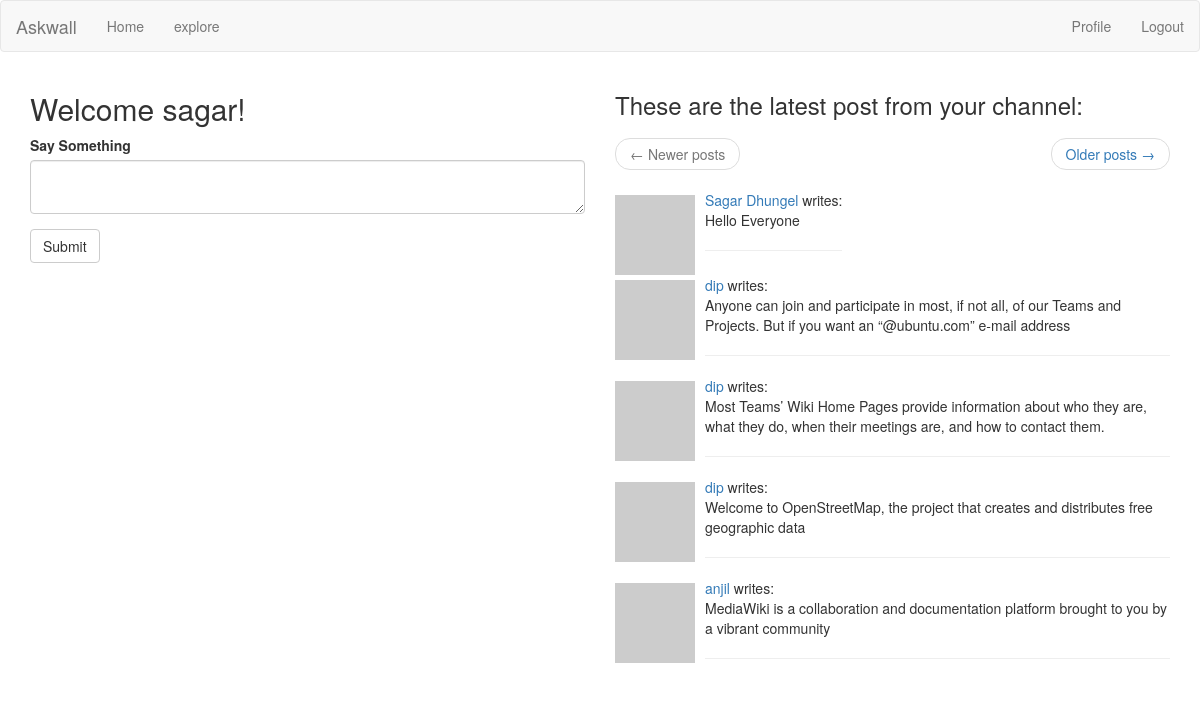
Before: /index (signed in) with the older database file.
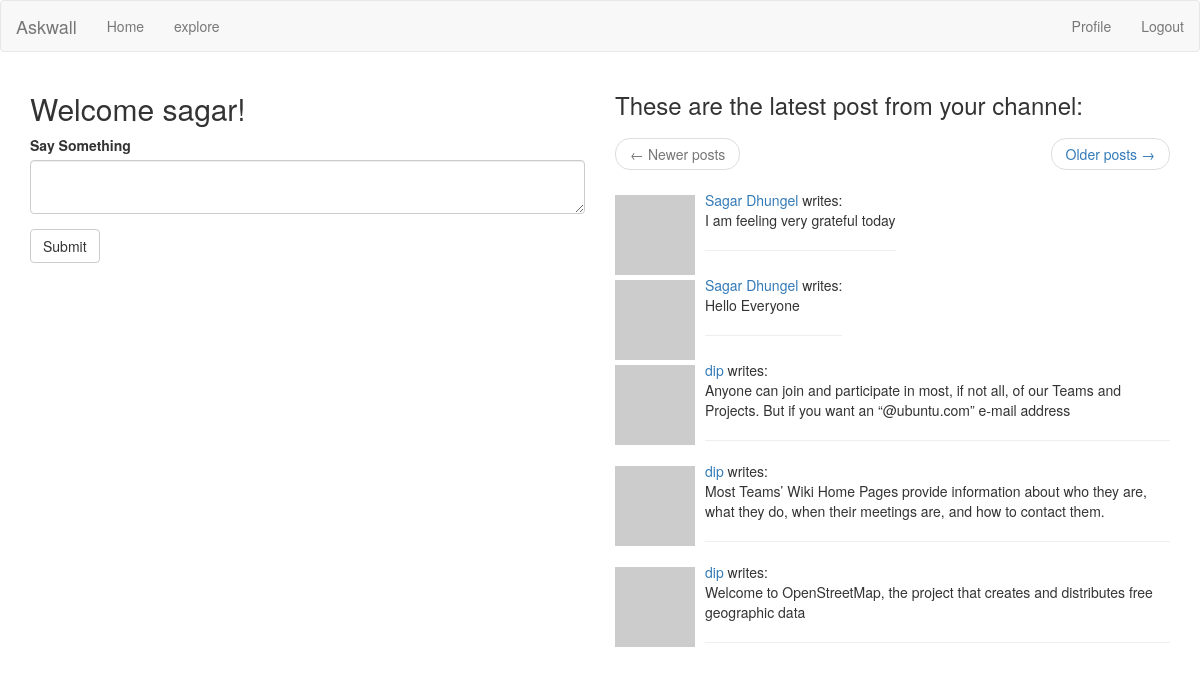
After: the same page with the newer database file.
### app/models.py (models this page shows, shortened)
class User(UserMixin, db.Model):
	id = db.Column(db.Integer, primary_key= True)
	username = db.Column(db.String(64), index = True)
	profile_name = db.Column(db.String(64))
	email = db.Column(db.String(120), index = True)
	password_hash = db.Column(db.String(128))
	posts = db.relationship('Post', backref='author', lazy='dynamic')
	about_me = db.Column(db.String(150))
	last_seen = db.Column(db.DateTime, default=datetime.utcnow)
	followed = db.relationship(
		'User', secondary=followers,
		primaryjoin = (followers.c.follower_id == id),
		secondaryjoin = (followers.c.followed_id == id),
		backref = db.backref('followers', lazy='dynamic'), lazy ='dynamic')
	def avatar(self, size):
		digest = md5(self.email.lower().encode('utf-8')).hexdigest()
		return 'http://www.gravatar.com/avatar/{}?d=identicon&s={}'.format(digest, size)
	def followed_posts(self):
		followed = Post.query.join(
			followers, (followers.c.followed_id == Post.user_id)).filter(
			followers.c.follower_id == self.id)
		own = Post.query.filter_by(user_id=self.id)
		return followed.union(own).order_by(Post.timestamp.desc())

class Post(db.Model):
	id = db.Column(db.Integer, primary_key = True)
	body = db.Column(db.String(140))
	timestamp = db.Column(db.DateTime, index= True, default=datetime.utcnow)
	user_id = db.Column(db.Integer, db.ForeignKey('user.id'))

### app/routes.py (the view)
@app.route('/', methods=['GET', 'POST'])
@app.route('/index', methods=['GET', 'POST'])
@login_required
def index():
	form = PostForm()
	if form.validate_on_submit():
		post = Post(body=form.post.data, author=current_user)
		db.session.add(post)
		db.session.commit()
		flash('Your post is now live')
		return redirect(url_for('index'))
	page = request.args.get('page', 1, type=int)
	posts = current_user.followed_posts().paginate(
		page, app.config['POSTS_PER_PAGE'], False)
	next_url = url_for('index', page=posts.next_num) if posts.has_next else None
	prev_url = url_for('index', page = posts.prev_num) if posts.has_prev else None
	return render_template('index.html', title = 'Home', form=form, posts=posts.items, next_url=next_url, prev_url = prev_url)

### app/forms.py
class PostForm(FlaskForm):
	post = TextAreaField("Say Something", validators = [
		DataRequired(), Length(min=1, max=140)])
	submit= SubmitField('Submit')

### app/models.py (called while the page is built)
@login.user_loader
def load_user(id):
	return User.query.get(int(id))

### app/routes.py (called while the page is built)
@app.before_request
def before_request():
	if current_user.is_authenticated:
		current_user.last_seen = datetime.utcnow()
		db.session.commit()

### app/templates/index.html
{% extends "base.html" %}
{% import 'bootstrap/wtf.html' as wtf %}
{% block app_content %}
<div class="row">
    <div class="col-sm-6" id="first-row">
        <h2>Welcome {{ current_user.username }}!</h2>
        {% if form %}
        {{ wtf.quick_form(form) }}
        <br>
        {% endif %}
    </div>
    <div class="col-sm-6" id="second-row">
        <h3>These are the latest post from your channel:</h3>
        <nav aria-label="...">
            <ul class="pager">
                <li class="previous{% if not prev_url %} disabled{% endif %}">
                    <a href="{{ prev_url or '#' }}">
                        <span aria-hidden="true">&larr;</span> Newer posts
                    </a>
                </li>
                <li class="next{% if not next_url %} disabled{% endif %}">
                    <a href="{{ next_url or '#' }}">
                        Older posts <span aria-hidden="true">&rarr;</span>
                    </a>
                </li>
            </ul>
        </nav>
        {% for post in posts %}
            {% include '_post.html' %}
        {% endfor %}
    </div>
</div>
{% endblock %}

### app/templates/base.html (shortened to what this page needs)
{% extends 'bootstrap/base.html' %}
{% block styles -%}
{{super()}}
    <link href="static/css/style.css" rel="stylesheet">
{% endblock styles %}
{% block navbar %}
    <nav class="navbar navbar-default">
            <div class="navbar-header">
                <a class="navbar-brand" href="{{ url_for('index') }}">Askwall</a>
            </div>
            <div class="collapse navbar-collapse" id="bs-example-navbar-collapse-1">
                <ul class="nav navbar-nav">
                    <li><a href="{{ url_for('index') }}">Home</a></li>
                    <li><a href="{{ url_for('explore') }}">explore</a></li>
                </ul>
                <ul class="nav navbar-nav navbar-right">
                    {% if current_user.is_anonymous %}
                    <li><a href="{{ url_for('login') }}">Login</a></li>
                    {% else %}
                    <li><a href="{{ url_for('user', username=current_user.username) }}">Profile</a></li>
                    <li><a href="{{ url_for('logout') }}">Logout</a></li>
                    {% endif %}
                </ul>
            </div>
    </nav>
{% endblock %}
{% block content %}
    <div class="container">
        {% block app_content %}{% endblock %}
    </div>
{% endblock %}

### app/templates/_post.html
<table>
    <tr valign="top">
        <td><img src="{{ post.author.avatar(40) }}"></td>
        <td>{% if post.author.profile_name %}
	        	<a href="{{ url_for('user', username=post.author.username) }}">{{ post.author.profile_name }}</a>
        	{% else %}
        		<a href="{{ url_for('user', username=post.author.username) }}">{{ post.author.username }}</a>
        	{% endif %} writes:<br>{{ post.body }}<hr></td>
    </tr>
</table>

### app/static/css/style.css (style rules this page uses)
img { margin-right: 10px; margin-top: 5px; }

Changed rows visible on the page:
no longer on this page (row unchanged): Post: author.username "anjil", body "MediaWiki is a collaboration and documentation platform brought to you by a vibrant community"
added Post: author.profile_name "Sagar Dhungel", body "I am feeling very grateful today"
